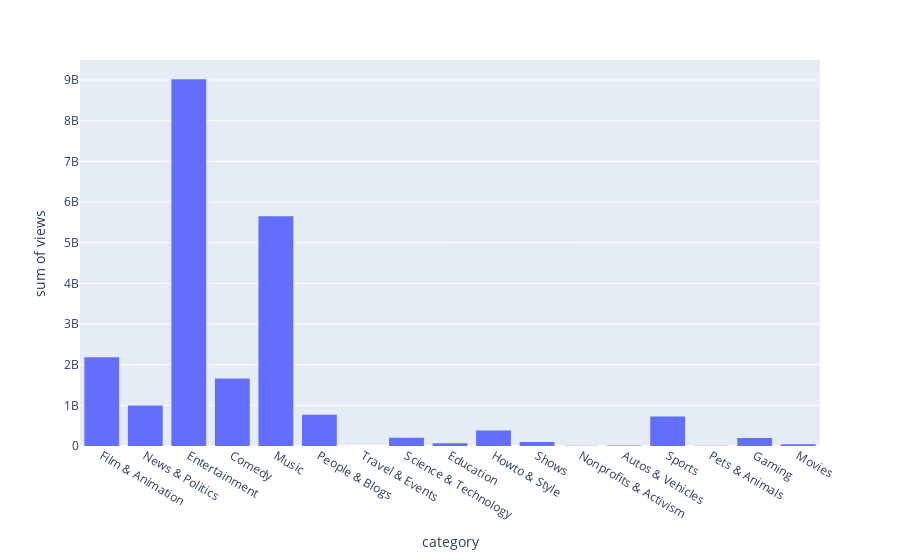

The notebook cell saved with this chart:
### Code cell
fig = px.histogram(df,x='category',y='views',barmode='group')
fig.show()

### Figure 1 — Plotly figure (JSON) as saved in the notebook; plotly's stock layout.template omitted (floating-point values rounded to 4 significant figures; data arrays with more than 128 entries replaced by an {"elided": "..."} marker saying what was removed)
{"data": [{"alignmentgroup": "True", "bingroup": "x", "histfunc": "sum", "hovertemplate": "category=%{x}<br>sum of views=%{y}<extra></extra>", "legendgroup": "", "marker": {"color": "#636efa", "pattern": {"shape": ""}}, "name": "", "offsetgroup": "", "orientation": "v", "showlegend": false, "type": "histogram", "x": {"elided": "20536 str values"}, "xaxis": "x", "y": {"elided": "20536 int values"}, "yaxis": "y"}], "layout": {"barmode": "group", "legend": {"tracegroupgap": 0}, "margin": {"t": 60}, "xaxis": {"anchor": "y", "domain": [0, 1], "title": {"text": "category"}}, "yaxis": {"anchor": "x", "domain": [0, 1], "title": {"text": "sum of views"}}}}
